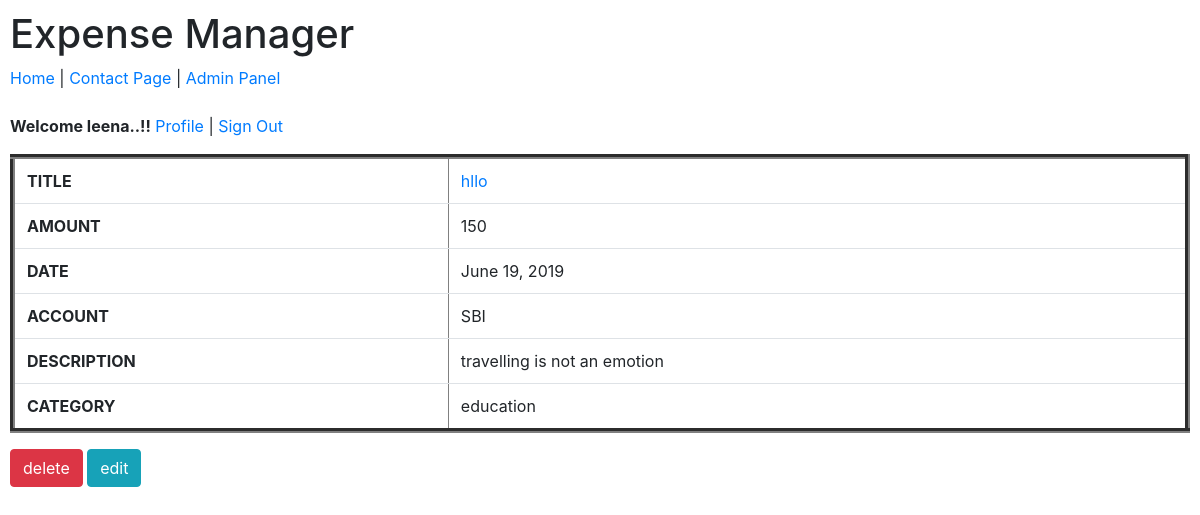
The page /view/3/ (signed in) on the database its author committed.
### budget/models.py (models this page shows, shortened)
class ExpenseItem(models.Model):
    title = models.CharField('Title', max_length=100)
    amount = models.IntegerField('Amount', default=0)
    category = models.ForeignKey(ExpenseCategory, on_delete=models.CASCADE , blank=True, null=True)
    description = models.CharField('Description', max_length=200, blank=True, null=True)
    date = models.DateField('Date', max_length=200)
    account = models.ForeignKey(ExpenseAccount, on_delete=models.CASCADE)

class ExpenseAccount(models.Model):
    title = models.CharField('title', max_length=100)
    balance = models.IntegerField('balance', default=0)
    description = models.CharField('Description', max_length=200, blank=True, null=True)
    def __str__(self):
        return self.title

class ExpenseCategory(models.Model):
    title = models.CharField('title', max_length=100)
    description = models.CharField('Description', max_length=200, blank=True, null=True)
    def __str__(self):
        return self.title

### budget/views.py (the view)
# urls.py: url(r'^view/(?P<pk>\w+)/$',views.DetailItemView.as_view()),
class DetailItemView(DetailView):
    queryset = ExpenseItem.objects.all()

### templates/budget/expenseitem_detail.html
{% extends 'base.html' %}
{% block content %}
<table border='5'  cellspacing='2' class="table">
        <tr>
            <th>TITLE</th><td><a href="/view/{{object.id}}/">{{object.title|lower}}</a></td>
        </tr>
        <tr>
            <th>AMOUNT</th><td>{{object.amount}}</td>
        </tr>
        <tr>
            <th>DATE</th><td>{{object.date}}</td>
        </tr>
        <tr>
            <th>ACCOUNT</th><td>{{object.account}}</td>
        </tr>
        <tr>
            <th>DESCRIPTION</th><td>{{object.description}}</td>
        </tr>
        <tr>
            <th>CATEGORY</th><td>{{object.category|lower}}</td>
        </tr>
</table>
<a href="/view/{{object.id}}/delete"> <input type="button" value="delete" class="btn btn-danger"></a>
<a href="/view/{{object.id}}/edit"> <input type="button" value="edit" class="btn btn-info"></a>
{% endblock %}

### templates/nav.html (shortened to what this page needs)
<a href="/">Home</a> | <a href="/contact">Contact Page</a> | <a href="/admin">Admin Panel</a>
{% if user.is_authenticated %}
<b>Welcome {{user.first_name}}..!!</b>
<a href="/profile">Profile</a> | <a href="/admin/logout/?next=/">Sign Out</a>
{% else %}
<a href="{% url 'account_login' %}">login</a> | <a href="{% url 'account_signup' %}">signup</a>
{% endif %}

### rows shown on the page
ExpenseItem: title "hllo", amount "150", date "June 19, 2019", account "SBI", description "travelling is not an emotion", category "education"

### other values the page prints
{{ user.first_name }} "leena"
